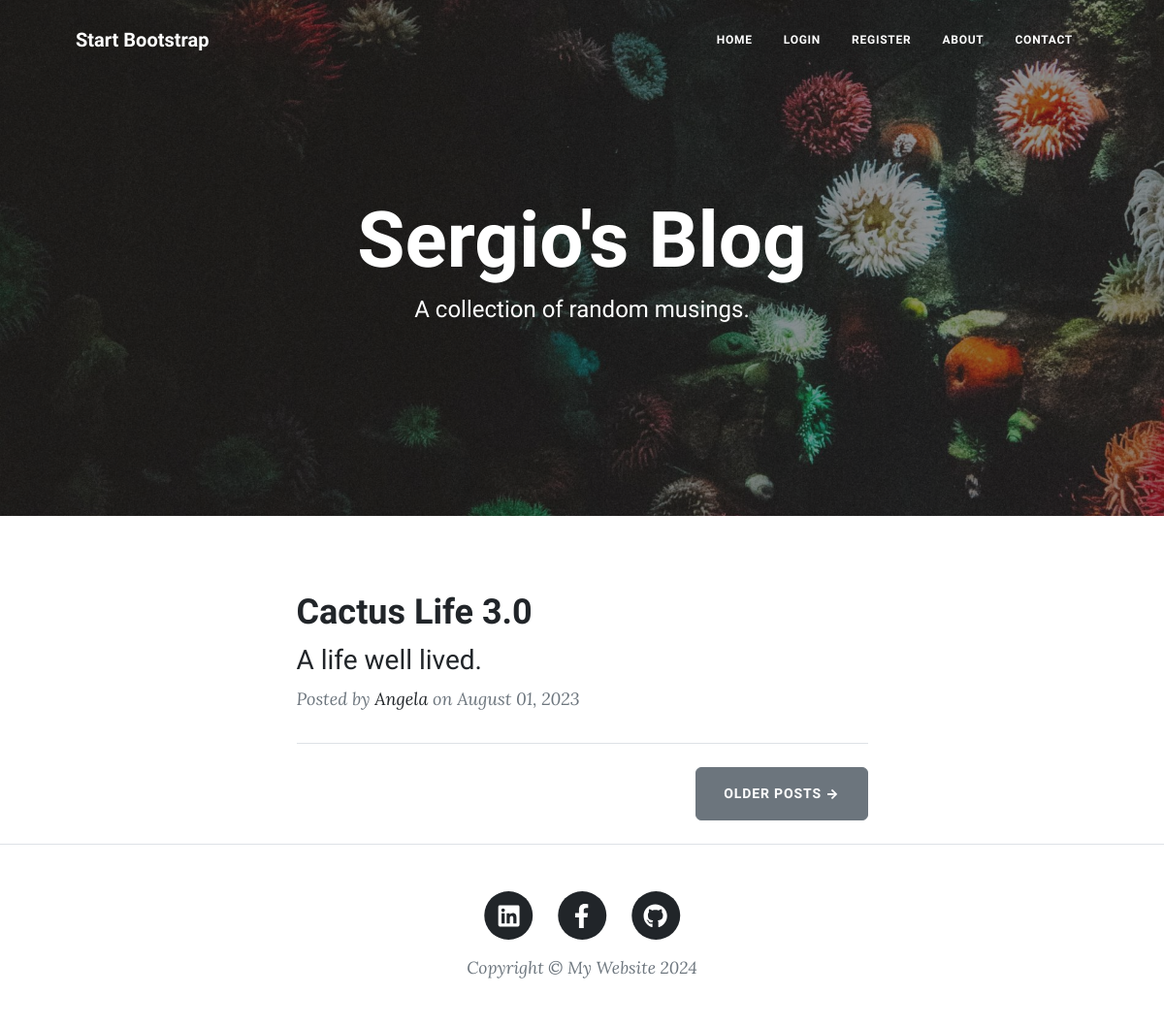
Before: / with the older database file.
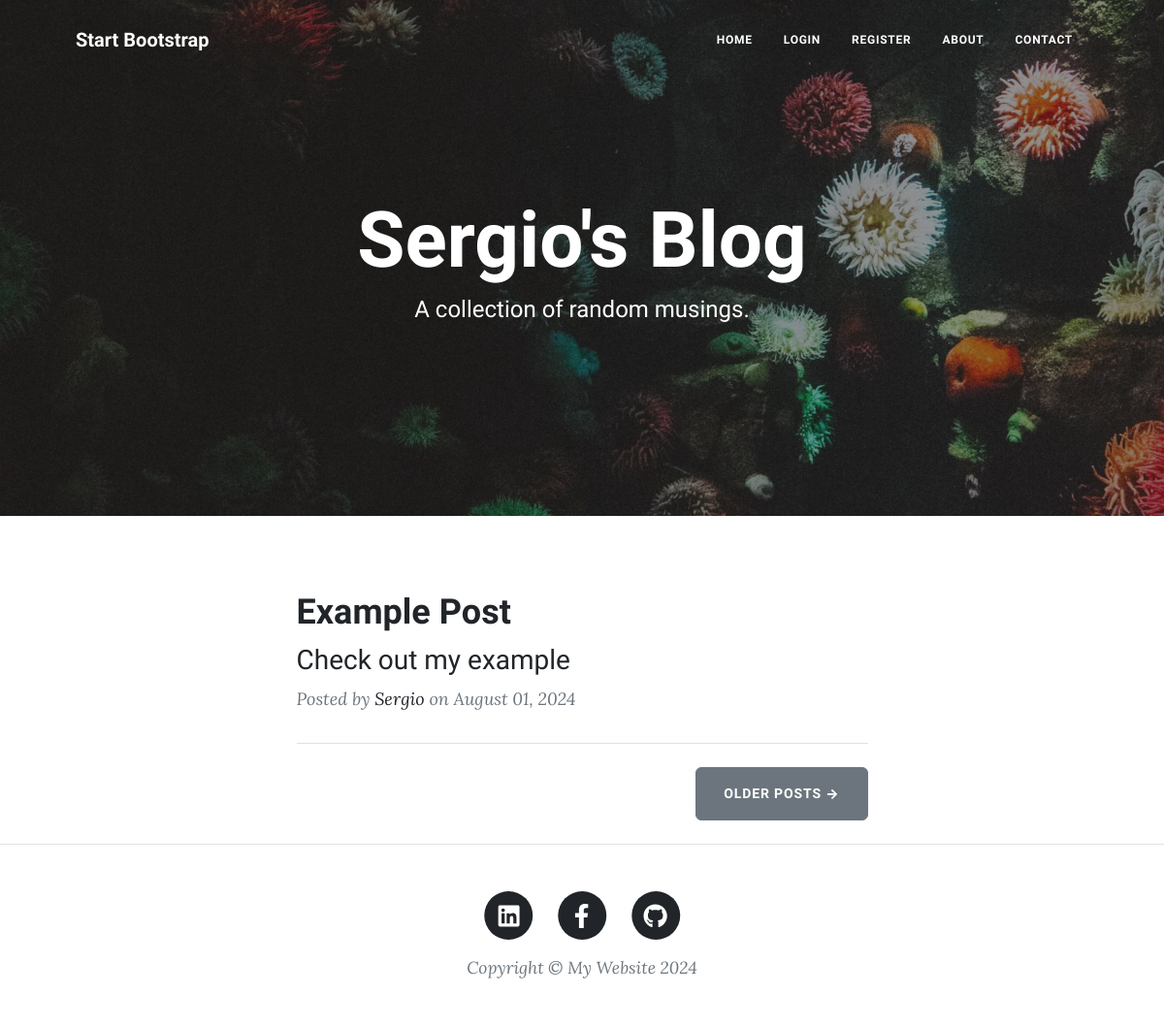
After: the same page with the newer database file.
### main.py (models this page shows)
class BlogPost(db.Model):
    __tablename__ = "blog_posts"
    id: Mapped[int] = mapped_column(Integer, primary_key=True)
    author_id: Mapped[int] = mapped_column(Integer, db.ForeignKey("users.id"))
    author = relationship("User", back_populates="posts")
    title: Mapped[str] = mapped_column(String(250), unique=True, nullable=False)
    subtitle: Mapped[str] = mapped_column(String(250), nullable=False)
    date: Mapped[str] = mapped_column(String(250), nullable=False)
    body: Mapped[str] = mapped_column(Text, nullable=False)
    img_url: Mapped[str] = mapped_column(String(250), nullable=False)
    comments = relationship("Comment", back_populates="parent_post")

class User(UserMixin, db.Model):
    __tablename__ = "users"
    id: Mapped[int] = mapped_column(Integer, primary_key=True)
    email: Mapped[str] = mapped_column(String(100), unique=True)
    password: Mapped[str] = mapped_column(String(100))
    name: Mapped[str] = mapped_column(String(100))
    posts = relationship("BlogPost", back_populates="author")
    comments = relationship("Comment", back_populates="comment_author")

### main.py (the view)
@app.route('/')
def get_all_posts():
    result = db.session.execute(db.select(BlogPost))
    posts = result.scalars().all()
    return render_template("index.html", all_posts=posts, current_user=current_user)

### templates/index.html (shortened to what this page needs)
{% include "header.html" %}
<header
  class="masthead"
  style="background-image: url('../static/assets/img/home-bg.jpg')"
>
  <div class="container position-relative px-4 px-lg-5">
    <div class="row gx-4 gx-lg-5 justify-content-center">
      <div class="col-md-10 col-lg-8 col-xl-7">
        <div class="site-heading">
          <h1>Sergio's Blog</h1>
          <span class="subheading">A collection of random musings.</span>
        </div>
      </div>
    </div>
  </div>
</header>
<div class="container px-4 px-lg-5">
  <div class="row gx-4 gx-lg-5 justify-content-center">
    <div class="col-md-10 col-lg-8 col-xl-7">
      {% for post in all_posts %}
      <div class="post-preview">
        <a href="{{ url_for('show_post', post_id=post.id) }}">
          <h2 class="post-title">{{ post.title }}</h2>
          <h3 class="post-subtitle">{{ post.subtitle }}</h3>
        </a>
        <p class="post-meta">
          Posted by
          <a href="#">{{post.author.name}}</a>
          on {{post.date}}
        </p>
      </div>
      <hr class="my-4" />
      {% endfor %}
      <div class="d-flex justify-content-end mb-4">
        <a class="btn btn-secondary text-uppercase" href="#!">Older Posts →</a>
      </div>
    </div>
  </div>
</div>
{% include "footer.html" %}

### templates/header.html (shortened to what this page needs)
<!DOCTYPE html>
<html lang="en">
  <head>
    {% block styles %}
    {{ bootstrap.load_css() }}
    <link
      href="{{ url_for('static', filename='css/styles.css') }}"
      rel="stylesheet"
    />
    {% endblock %}
  </head>
  <body>
    <nav class="navbar navbar-expand-lg navbar-light" id="mainNav">
      <div class="container px-4 px-lg-5">
        <a class="navbar-brand" href="/">Start Bootstrap</a>
        <div class="collapse navbar-collapse" id="navbarResponsive">
          <ul class="navbar-nav ms-auto py-4 py-lg-0">
            <li class="nav-item">
              <a
                class="nav-link px-lg-3 py-3 py-lg-4"
                href="{{ url_for('get_all_posts') }}"
                >Home</a
              >
            </li>
            {% if not current_user.is_authenticated: %}
            <li class="nav-item">
              <a
                class="nav-link px-lg-3 py-3 py-lg-4"
                href="{{ url_for('login') }}"
                >Login</a
              >
            </li>
            <li class="nav-item">
              <a
                class="nav-link px-lg-3 py-3 py-lg-4"
                href="{{ url_for('register') }}"
                >Register</a
              >
            </li>
            {% endif %}
            <li class="nav-item">
              <a
                class="nav-link px-lg-3 py-3 py-lg-4"
                href="{{ url_for('about') }}"
                >About</a
              >
            </li>
            <li class="nav-item">
              <a
                class="nav-link px-lg-3 py-3 py-lg-4"
                href="{{ url_for('contact') }}"
                >Contact</a
              >
            </li>
          </ul>
        </div>
      </div>
    </nav>
  </body>
</html>

### templates/footer.html (shortened to what this page needs)
        <footer class="border-top">
          <div class="container px-4 px-lg-5">
              <div class="row gx-4 gx-lg-5 justify-content-center">
                  <div class="col-md-10 col-lg-8 col-xl-7">
                      <ul class="list-inline text-center">
                          <li class="list-inline-item">
                              <a href="https://www.linkedin.com/in/siracenco-serghei/">
                                  <span class="fa-stack fa-lg">
                                      <i class="fas fa-circle fa-stack-2x"></i>
                                      <i class="fab fa-linkedin fa-stack-1x fa-inverse"></i>
                                  </span>
                              </a>
                          </li>
                          <li class="list-inline-item">
                              <a href="https://www.facebook.com/siracenco.serghei/">
                                  <span class="fa-stack fa-lg">
                                      <i class="fas fa-circle fa-stack-2x"></i>
                                      <i class="fab fa-facebook-f fa-stack-1x fa-inverse"></i>
                                  </span>
                              </a>
                          </li>
                          <li class="list-inline-item">
                              <a href="https://github.com/SiracencoSerghei">
                                  <span class="fa-stack fa-lg">
                                      <i class="fas fa-circle fa-stack-2x"></i>
                                      <i class="fab fa-github fa-stack-1x fa-inverse"></i>
                                  </span>
                              </a>
                          </li>
                      </ul>
                      <div class="small text-center text-muted fst-italic">Copyright &copy; My Website 2024</div>
                  </div>
              </div>
          </div>
      </footer>
  </body>
</html>

Changed rows visible on the page:
changed BlogPost: title "Cactus Life 3.0" → "Example Post"; subtitle "A life well lived." → "Check out my example"; author.name "Angela" → "Sergio"; date "August 01, 2023" → "August 01, 2024"
